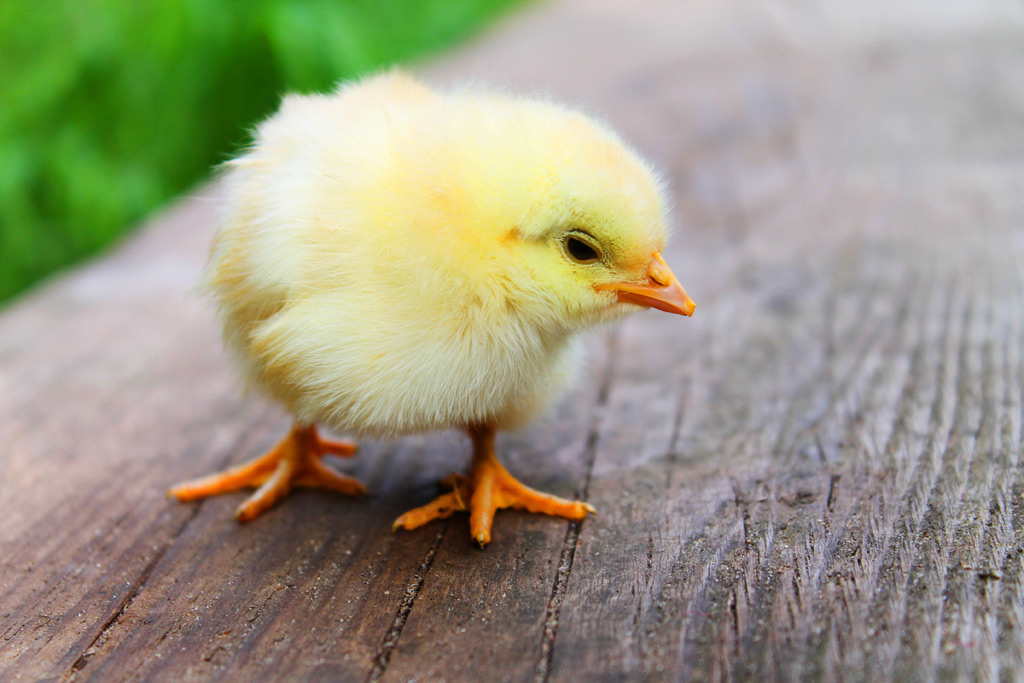
#> input picture data/hiyoko_PD.jpg, 1024 x 683 px
$ python meanshift4nurie.py
#> lines starting #> are read from the running program, lines starting #| are printed output that depends on the picture
# coding:utf-8

import sys
import cv2
import numpy as np


# 位置と色でクラスタリングしてぺろっと貼ってみるか
def kmeans_clustering(img_src):
  # img_src = cv2.imread('./image/karasu.jpg')
  Z = img_src.reshape((-1,3))

  # float32に変換
  Z = np.float32(Z)

  # K-Means法
  criteria = (cv2.TERM_CRITERIA_EPS + cv2.TERM_CRITERIA_MAX_ITER, 10, 1.0)
  K = 32
  ret,label,center=cv2.kmeans(Z,
                              K,
                              None,
                              criteria,
                              10,
                              cv2.KMEANS_RANDOM_CENTERS)

  # UINT8に変換
  center = np.uint8(center)
  res = center[label.flatten()]
  return res.reshape((img_src.shape))

  # [4 lines of commented-out code are left out]

def meanshift(filename):
#> called with filename = './data/hiyoko_PD.jpg'
    img = cv2.imread(filename, 1)
#> img is the input picture: shape (683, 1024, 3); mean B, G, R 130.8, 153.1, 154.9
    dst = cv2.pyrMeanShiftFiltering(img, 64, 64, 4)
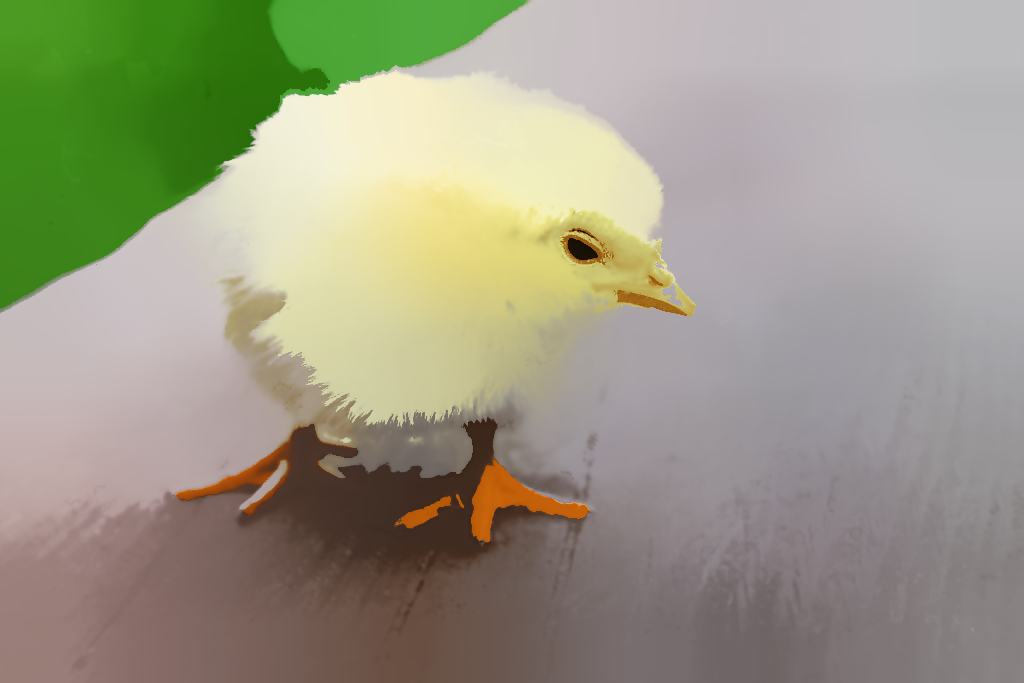
#> dst: shape (683, 1024, 3); mean B, G, R 132.9, 154.6, 155.8
    # canny_img = cv2.Canny(dst, 50, 110)
    cv2.imwrite("./data/hiyoko_meanshift.png", dst)
    # [8 lines of commented-out code are left out]


if __name__ == "__main__":
    filename = "./data/hiyoko_PD.jpg"
    meanshift(filename)
